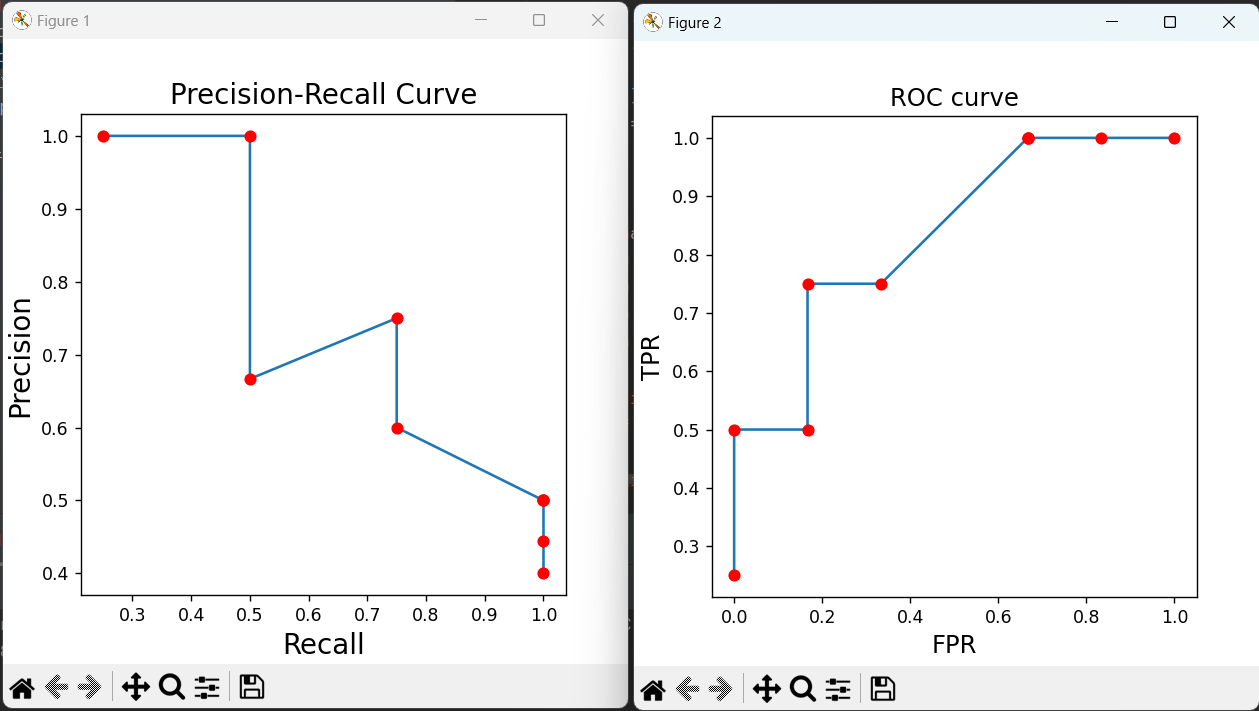

Source code (Python):
import matplotlib.pyplot as plt
import numpy as np
pp = [['1', 0.9], ['1', 0.7], ['0', 0.65], ['1', 0.6], ['0', 0.5], ['0', 0.4], ['0', 0.4], ['1', 0.4], ['0', 0.35],
      ['0', 0.2]]
aa = [0.9, 0.7, 0.65, 0.6, 0.5, 0.4, 0.4, 0.4, 0.35, 0.2]
recall = []
precision = []
TPR = []
FPR = []

for a in aa:
    tp = 0
    fn = 0
    fp = 0
    tn = 0

    for p in pp:
        if (p[0] == '1') and (p[1] >= a):
            tp += 1
        elif (p[0] == '1') and (p[1] < a):
            fn += 1
        elif (p[0] == '0') and (p[1] >= a):
            fp += 1
        elif (p[0] == '0') and (p[1] < a):
            tn += 1

    if tp + fn != 0:
        x = float(tp) / (tp + fn)
    else:
        x = 0

    if tp + fp != 0:
        y = float(tp) / (tp + fp)
    else:
        y = 0

    if tn + fp != 0:
        fpr = float(fp) / (tn + fp)
    else:
        fpr = 0

    recall.append(x)
    precision.append(y)
    TPR.append(x)
    FPR.append(fpr)

plt.figure(figsize=(5, 5))
plt.title('Precision-Recall Curve', fontsize=16)
plt.plot(recall, precision)
plt.plot(recall, precision, 'ro')
plt.ylabel('Precision', fontsize=16)
plt.xlabel('Recall', fontsize=16)

plt.figure(num=2, figsize=(5, 5))
plt.title('ROC curve', fontsize=14)
plt.plot(FPR, TPR)
#画出这些点连成的线
plt.plot(FPR, TPR, 'ro') # 画出点，并标红
plt.ylabel('TPR',fontsize =14)
plt.xlabel ('FPR',fontsize =14)
auc = np.trapz(TPR, FPR)
print('auc=%.2f' % auc)

plt.show()
